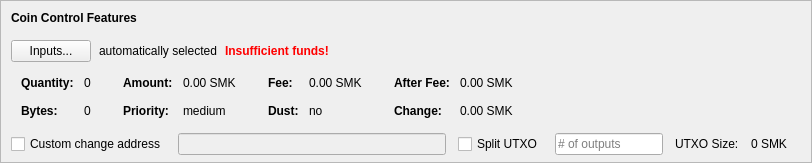
    <widget class="QFrame" name="frameCoinControl">
     <property name="sizePolicy">
      <sizepolicy hsizetype="Expanding" vsizetype="Expanding">
       <horstretch>0</horstretch>
       <verstretch>0</verstretch>
      </sizepolicy>
     </property>
     <property name="maximumSize">
      <size>
       <width>16777215</width>
       <height>16777215</height>
      </size>
     </property>
     <property name="frameShape">
      <enum>QFrame::StyledPanel</enum>
     </property>
     <property name="frameShadow">
      <enum>QFrame::Sunken</enum>
     </property>
     <layout class="QVBoxLayout" name="verticalLayoutCoinControl2">
      <property name="spacing">
       <number>0</number>
      </property>
      <property name="leftMargin">
       <number>0</number>
      </property>
      <property name="topMargin">
       <number>0</number>
      </property>
      <property name="rightMargin">
       <number>0</number>
      </property>
      <property name="bottomMargin">
       <number>6</number>
      </property>
      <item>
       <layout class="QVBoxLayout" name="verticalLayoutCoinControl" stretch="0,0,0,0,1">
        <property name="spacing">
         <number>0</number>
        </property>
        <property name="leftMargin">
         <number>10</number>
        </property>
        <property name="topMargin">
         <number>10</number>
        </property>
        <item>
         <layout class="QHBoxLayout" name="horizontalLayoutCoinControl1">
          <property name="bottomMargin">
           <number>15</number>
          </property>
          <item>
           <widget class="QLabel" name="labelCoinControlFeatures">
            <property name="sizePolicy">
             <sizepolicy hsizetype="Preferred" vsizetype="Maximum">
              <horstretch>0</horstretch>
              <verstretch>0</verstretch>
             </sizepolicy>
            </property>
            <property name="font">
             <font>
              <weight>75</weight>
              <bold>true</bold>
             </font>
            </property>
            <property name="styleSheet">
             <string notr="true">font-weight:bold;</string>
            </property>
            <property name="text">
             <string>Coin Control Features</string>
            </property>
           </widget>
          </item>
         </layout>
        </item>
        <item>
         <layout class="QHBoxLayout" name="horizontalLayoutCoinControl2" stretch="0,0,0,0">
          <property name="spacing">
           <number>8</number>
          </property>
          <property name="bottomMargin">
           <number>10</number>
          </property>
          <item>
           <widget class="QPushButton" name="pushButtonCoinControl">
            <property name="styleSheet">
             <string notr="true"/>
            </property>
            <property name="text">
             <string>Inputs...</string>
            </property>
            <property name="autoDefault">
             <bool>false</bool>
            </property>
           </widget>
          </item>
          <item>
           <widget class="QLabel" name="labelCoinControlAutomaticallySelected">
            <property name="text">
             <string>automatically selected</string>
            </property>
            <property name="margin">
             <number>5</number>
            </property>
           </widget>
          </item>
          <item>
           <widget class="QLabel" name="labelCoinControlInsuffFunds">
            <property name="font">
             <font>
              <weight>75</weight>
              <bold>true</bold>
             </font>
            </property>
            <property name="styleSheet">
             <string notr="true">color:red;font-weight:bold;</string>
            </property>
            <property name="text">
             <string>Insufficient funds!</string>
            </property>
            <property name="margin">
             <number>5</number>
            </property>
           </widget>
          </item>
          <item>
           <spacer name="horizontalSpacerCoinControl">
            <property name="orientation">
             <enum>Qt::Horizontal</enum>
            </property>
            <property name="sizeHint" stdset="0">
             <size>
              <width>40</width>
              <height>1</height>
             </size>
            </property>
           </spacer>
          </item>
         </layout>
        </item>
        <item>
         <widget class="QWidget" name="widgetCoinControl" native="true">
          <property name="sizePolicy">
           <sizepolicy hsizetype="Preferred" vsizetype="Preferred">
            <horstretch>0</horstretch>
            <verstretch>0</verstretch>
           </sizepolicy>
          </property>
          <property name="minimumSize">
           <size>
            <width>0</width>
            <height>0</height>
           </size>
          </property>
          <property name="styleSheet">
           <string notr="true"/>
          </property>
          <layout class="QHBoxLayout" name="horizontalLayoutCoinControl5">
           <property name="leftMargin">
            <number>0</number>
           </property>
           <property name="topMargin">
            <number>0</number>
           </property>
           <property name="rightMargin">
            <number>0</number>
           </property>
           <property name="bottomMargin">
            <number>0</number>
           </property>
           <item>
            <layout class="QHBoxLayout" name="horizontalLayoutCoinControl3" stretch="0,0,0,1">
             <property name="spacing">
              <number>20</number>
             </property>
             <property name="topMargin">
              <number>0</number>
             </property>
             <property name="bottomMargin">
              <number>10</number>
             </property>
             <item>
              <layout class="QFormLayout" name="formLayoutCoinControl1">
               <property name="horizontalSpacing">
                <number>10</number>
               </property>
               <property name="verticalSpacing">
                <number>14</number>
               </property>
               <property name="leftMargin">
                <number>10</number>
               </property>
               <property name="topMargin">
                <number>4</number>
               </property>
               <property name="rightMargin">
                <number>6</number>
               </property>
               <item row="0" column="0">
                <widget class="QLabel" name="labelCoinControlQuantityText">
                 <property name="font">
                  <font>
                   <weight>75</weight>
                   <bold>true</bold>
                  </font>
                 </property>
                 <property name="text">
                  <string>Quantity:</string>
                 </property>
                 <property name="margin">
                  <number>0</number>
                 </property>
                </widget>
               </item>
               <item row="0" column="1">
                <widget class="QLabel" name="labelCoinControlQuantity">
                 <property name="cursor">
                  <cursorShape>IBeamCursor</cursorShape>
                 </property>
                 <property name="contextMenuPolicy">
                  <enum>Qt::ActionsContextMenu</enum>
                 </property>
                 <property name="text">
                  <string notr="true">0</string>
                 </property>
                 <property name="margin">
                  <number>0</number>
                 </property>
                 <property name="textInteractionFlags">
                  <set>Qt::LinksAccessibleByMouse|Qt::TextSelectableByKeyboard|Qt::TextSelectableByMouse</set>
                 </property>
                </widget>
               </item>
               <item row="1" column="0">
                <widget class="QLabel" name="labelCoinControlBytesText">
                 <property name="font">
                  <font>
                   <weight>75</weight>
                   <bold>true</bold>
                  </font>
                 </property>
                 <property name="text">
                  <string>Bytes:</string>
                 </property>
                </widget>
               </item>
               <item row="1" column="1">
                <widget class="QLabel" name="labelCoinControlBytes">
                 <property name="cursor">
                  <cursorShape>IBeamCursor</cursorShape>
                 </property>
                 <property name="contextMenuPolicy">
                  <enum>Qt::ActionsContextMenu</enum>
                 </property>
                 <property name="text">
                  <string notr="true">0</string>
                 </property>
                 <property name="textInteractionFlags">
                  <set>Qt::LinksAccessibleByMouse|Qt::TextSelectableByKeyboard|Qt::TextSelectableByMouse</set>
                 </property>
                </widget>
               </item>
              </layout>
             </item>
             <item>
              <layout class="QFormLayout" name="formLayoutCoinControl2">
               <property name="horizontalSpacing">
                <number>10</number>
               </property>
               <property name="verticalSpacing">
                <number>14</number>
               </property>
               <property name="leftMargin">
                <number>6</number>
               </property>
               <property name="topMargin">
                <number>4</number>
               </property>
               <property name="rightMargin">
                <number>6</number>
               </property>
               <item row="0" column="0">
                <widget class="QLabel" name="labelCoinControlAmountText">
                 <property name="font">
                  <font>
                   <weight>75</weight>
                   <bold>true</bold>
                  </font>
                 </property>
                 <property name="text">
                  <string>Amount:</string>
                 </property>
                 <property name="margin">
                  <number>0</number>
                 </property>
                </widget>
               </item>
               <item row="0" column="1">
                <widget class="QLabel" name="labelCoinControlAmount">
                 <property name="cursor">
                  <cursorShape>IBeamCursor</cursorShape>
                 </property>
                 <property name="contextMenuPolicy">
                  <enum>Qt::ActionsContextMenu</enum>
                 </property>
                 <property name="text">
                  <string notr="true">0.00 SMK</string>
                 </property>
                 <property name="textInteractionFlags">
                  <set>Qt::LinksAccessibleByMouse|Qt::TextSelectableByKeyboard|Qt::TextSelectableByMouse</set>
                 </property>
                </widget>
               </item>
               <item row="1" column="0">
                <widget class="QLabel" name="labelCoinControlPriorityText">
                 <property name="font">
                  <font>
                   <weight>75</weight>
                   <bold>true</bold>
                  </font>
                 </property>
                 <property name="text">
                  <string>Priority:</string>
                 </property>
                </widget>
               </item>
               <item row="1" column="1">
                <widget class="QLabel" name="labelCoinControlPriority">
                 <property name="cursor">
                  <cursorShape>IBeamCursor</cursorShape>
                 </property>
                 <property name="contextMenuPolicy">
                  <enum>Qt::ActionsContextMenu</enum>
                 </property>
                 <property name="text">
                  <string>medium</string>
                 </property>
                 <property name="textInteractionFlags">
                  <set>Qt::LinksAccessibleByMouse|Qt::TextSelectableByKeyboard|Qt::TextSelectableByMouse</set>
                 </property>
                </widget>
               </item>
              </layout>
             </item>
             <item>
              <layout class="QFormLayout" name="formLayoutCoinControl3">
               <property name="horizontalSpacing">
                <number>10</number>
               </property>
               <property name="verticalSpacing">
                <number>14</number>
               </property>
               <property name="leftMargin">
                <number>6</number>
               </property>
               <property name="topMargin">
                <number>4</number>
               </property>
               <property name="rightMargin">
                <number>6</number>
               </property>
               <item row="0" column="0">
                <widget class="QLabel" name="labelCoinControlFeeText">
                 <property name="font">
                  <font>
                   <weight>75</weight>
                   <bold>true</bold>
                  </font>
                 </property>
                 <property name="text">
                  <string>Fee:</string>
                 </property>
                 <property name="margin">
                  <number>0</number>
                 </property>
                </widget>
               </item>
               <item row="0" column="1">
                <widget class="QLabel" name="labelCoinControlFee">
                 <property name="cursor">
                  <cursorShape>IBeamCursor</cursorShape>
                 </property>
                 <property name="contextMenuPolicy">
                  <enum>Qt::ActionsContextMenu</enum>
                 </property>
                 <property name="text">
                  <string notr="true">0.00 SMK</string>
                 </property>
                 <property name="textInteractionFlags">
                  <set>Qt::LinksAccessibleByMouse|Qt::TextSelectableByKeyboard|Qt::TextSelectableByMouse</set>
                 </property>
                </widget>
               </item>
               <item row="1" column="0">
                <widget class="QLabel" name="labelCoinControlLowOutputText">
                 <property name="font">
                  <font>
                   <weight>75</weight>
                   <bold>true</bold>
                  </font>
                 </property>
                 <property name="text">
                  <string>Dust:</string>
                 </property>
                </widget>
               </item>
               <item row="1" column="1">
                <widget class="QLabel" name="labelCoinControlLowOutput">
                 <property name="cursor">
                  <cursorShape>IBeamCursor</cursorShape>
                 </property>
                 <property name="contextMenuPolicy">
                  <enum>Qt::ActionsContextMenu</enum>
                 </property>
                 <property name="text">
                  <string>no</string>
                 </property>
                 <property name="textInteractionFlags">
                  <set>Qt::LinksAccessibleByMouse|Qt::TextSelectableByKeyboard|Qt::TextSelectableByMouse</set>
                 </property>
                </widget>
               </item>
              </layout>
             </item>
             <item>
              <layout class="QFormLayout" name="formLayoutCoinControl4">
               <property name="horizontalSpacing">
                <number>10</number>
               </property>
               <property name="verticalSpacing">
                <number>14</number>
               </property>
               <property name="leftMargin">
                <number>6</number>
               </property>
               <property name="topMargin">
                <number>4</number>
               </property>
               <property name="rightMargin">
                <number>6</number>
               </property>
               <item row="0" column="0">
                <widget class="QLabel" name="labelCoinControlAfterFeeText">
                 <property name="font">
                  <font>
                   <weight>75</weight>
                   <bold>true</bold>
                  </font>
                 </property>
                 <property name="text">
                  <string>After Fee:</string>
                 </property>
                 <property name="margin">
                  <number>0</number>
                 </property>
                </widget>
               </item>
               <item row="0" column="1">
                <widget class="QLabel" name="labelCoinControlAfterFee">
                 <property name="cursor">
                  <cursorShape>IBeamCursor</cursorShape>
                 </property>
                 <property name="contextMenuPolicy">
                  <enum>Qt::ActionsContextMenu</enum>
                 </property>
                 <property name="text">
                  <string notr="true">0.00 SMK</string>
                 </property>
                 <property name="textInteractionFlags">
                  <set>Qt::LinksAccessibleByMouse|Qt::TextSelectableByKeyboard|Qt::TextSelectableByMouse</set>
                 </property>
                </widget>
               </item>
               <item row="1" column="0">
                <widget class="QLabel" name="labelCoinControlChangeText">
                 <property name="font">
                  <font>
                   <weight>75</weight>
                   <bold>true</bold>
                  </font>
                 </property>
                 <property name="text">
                  <string>Change:</string>
                 </property>
                </widget>
               </item>
               <item row="1" column="1">
                <widget class="QLabel" name="labelCoinControlChange">
                 <property name="cursor">
                  <cursorShape>IBeamCursor</cursorShape>
                 </property>
                 <property name="contextMenuPolicy">
                  <enum>Qt::ActionsContextMenu</enum>
                 </property>
                 <property name="text">
                  <string notr="true">0.00 SMK</string>
                 </property>
                 <property name="textInteractionFlags">
                  <set>Qt::LinksAccessibleByMouse|Qt::TextSelectableByKeyboard|Qt::TextSelectableByMouse</set>
                 </property>
                </widget>
               </item>
              </layout>
             </item>
            </layout>
           </item>
          </layout>
         </widget>
        </item>
        <item>
         <layout class="QHBoxLayout" name="horizontalLayoutCoinControl4" stretch="0,0,0,0,0,0,0">
          <property name="spacing">
           <number>12</number>
          </property>
          <property name="sizeConstraint">
           <enum>QLayout::SetDefaultConstraint</enum>
          </property>
          <property name="topMargin">
           <number>5</number>
          </property>
          <property name="rightMargin">
           <number>5</number>
          </property>
          <item>
           <widget class="QCheckBox" name="checkBoxCoinControlChange">
            <property name="toolTip">
             <string>If this is activated, but the change address is empty or invalid, change will be sent to a newly generated address.</string>
            </property>
            <property name="text">
             <string>Custom change address</string>
            </property>
           </widget>
          </item>
          <item>
           <widget class="QValidatedLineEdit" name="lineEditCoinControlChange">
            <property name="enabled">
             <bool>false</bool>
            </property>
            <property name="sizePolicy">
             <sizepolicy hsizetype="Expanding" vsizetype="Fixed">
              <horstretch>0</horstretch>
              <verstretch>0</verstretch>
             </sizepolicy>
            </property>
           </widget>
          </item>
          <item>
           <widget class="QCheckBox" name="splitBlockCheckBox">
            <property name="text">
             <string>Split UTXO</string>
            </property>
           </widget>
          </item>
          <item>
           <widget class="QLineEdit" name="splitBlockLineEdit">
            <property name="sizePolicy">
             <sizepolicy hsizetype="Fixed" vsizetype="Fixed">
              <horstretch>50</horstretch>
              <verstretch>0</verstretch>
             </sizepolicy>
            </property>
            <property name="placeholderText">
             <string># of outputs</string>
            </property>
           </widget>
          </item>
          <item>
           <widget class="QLabel" name="labelBlockSizeText">
            <property name="text">
             <string>UTXO Size:</string>
            </property>
           </widget>
          </item>
          <item>
           <widget class="QLabel" name="labelBlockSize">
            <property name="text">
             <string>0 SMK</string>
            </property>
           </widget>
          </item>
          <item>
           <widget class="QLabel" name="labelCoinControlChangeLabel">
            <property name="sizePolicy">
             <sizepolicy hsizetype="Preferred" vsizetype="Expanding">
              <horstretch>0</horstretch>
              <verstretch>0</verstretch>
             </sizepolicy>
            </property>
            <property name="minimumSize">
             <size>
              <width>0</width>
              <height>0</height>
             </size>
            </property>
            <property name="text">
             <string/>
            </property>
            <property name="margin">
             <number>3</number>
            </property>
           </widget>
          </item>
         </layout>
        </item>
        <item>
         <spacer name="verticalSpacerCoinControl">
          <property name="orientation">
           <enum>Qt::Vertical</enum>
          </property>
          <property name="sizeHint" stdset="0">
           <size>
            <width>800</width>
            <height>1</height>
           </size>
          </property>
         </spacer>
        </item>
       </layout>
      </item>
     </layout>
    </widget>
